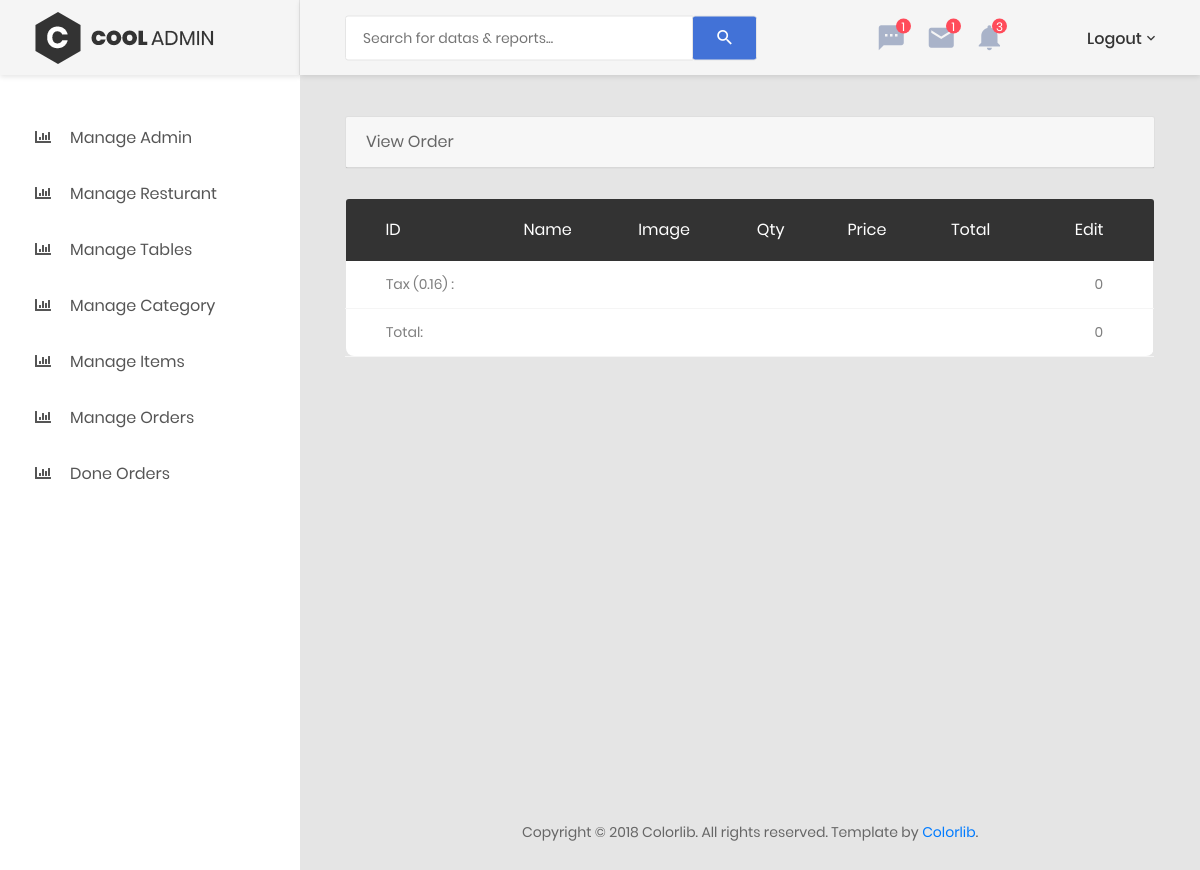
Before: /admin/view_order.php?order_id=10 (signed in) with the older database file.
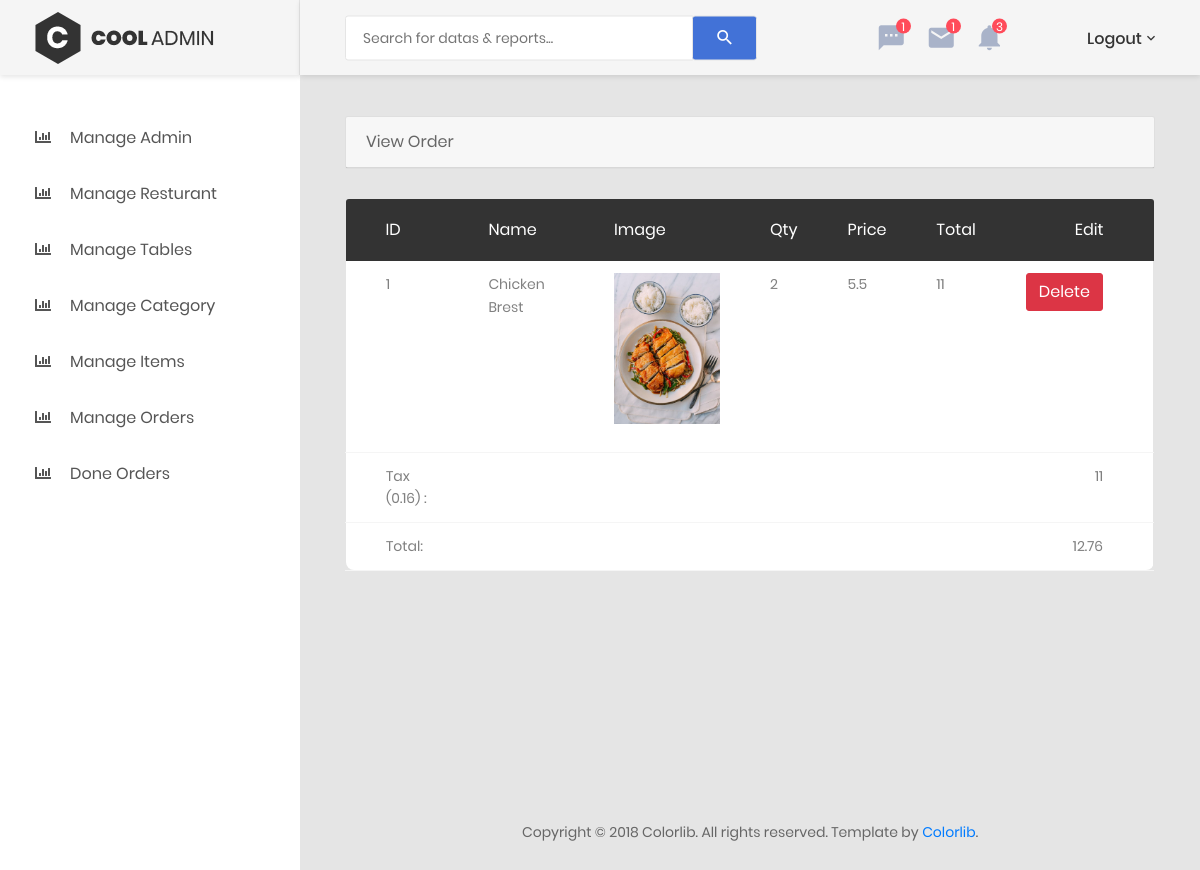
After: the same page with the newer database file.
### tables this page shows
CREATE TABLE `order_details` (
  `order_details_id` int(3) NOT NULL,
  `order_id` int(3) NOT NULL,
  `item_id` int(3) NOT NULL,
  `qty` int(3) NOT NULL,
  `total` varchar(50) NOT NULL DEFAULT '0'
);

CREATE TABLE `items` (
  `item_id` int(3) NOT NULL,
  `item_name` varchar(50) NOT NULL,
  `item_price` varchar(50) NOT NULL,
  `item_desc` varchar(50) NOT NULL,
  `item_image` varchar(50) NOT NULL,
  `cat_id` int(3) NOT NULL,
  `rest_id` int(3) NOT NULL
);

### admin/view_order.php (the view)
<?php
include('includes/connection.php');
?>
<?php include('includes/admin_header.php'); ?>
<div class="main-content">
    <div class="section__content section__content--p30">
        <div class="container-fluid">
            <div class="row">
                <div class="col-lg-12">
                    <div class="card">
                        <div class="card-header">View Order
                        </div>
                    </div>
                </div>
            </div>
        </div>
        <div class="col-md-12">
            <div class="table-responsive m-b-40">
                <table class="table table-borderless table-data3">
                    <thead>
                        <tr>
                            <th>ID</th>
                            <th>Name</th>
                            <th>Image</th>
                            <th>Qty</th>
                            <th>Price</th>
                            <th>Total</th>
                            <th>Edit</th>
                        </tr>
                    </thead>
                    <tbody>
                      <?php
                      $query = "select * from order_details
                                INNER JOIN items ON
                                order_details.item_id = items.item_id
                                where order_id = {$_GET['order_id']}";
                      $x = 1;
                      $sub_total = 0;
                      $result = mysqli_query($conn,$query);
                      while($row = mysqli_fetch_assoc($result)){
                        echo "<tr>";
                        echo "<td>{$x}</td>";
                        echo "<td>{$row['item_name']}</td>";
                        echo "<td><figure><img src='images/item/{$row['item_image']}' width='160' height='100'/>
                            </figure></td>";
                        echo "<td>{$row['qty']}</td>";
                        echo "<td>{$row['item_price']}</td>";
                        $total = $row['qty'] * $row['item_price'];
                        echo "<td>{$total}</td>";
                        echo "<td><a href='delete_details.php?order_details_id={$row['order_details_id']}&order_id={$_GET['order_id']}' class='btn btn-danger'>Delete</a></td>";
                        echo "</tr>";
                        $x++;
                        $sub_total+= $total;
                    }
                    ?>
                    <tr>
                        <td>Tax (0.16) : </td>
                        <td></td>
                        <td></td>
                        <td></td>
                        <td></td>
                        <td></td>
                        <td>
                            <?php echo $sub_total ?>
                        </td>
                    </tr>
                    <tr>
                        <td>Total: </td>
                        <td></td>
                        <td></td>
                        <td></td>
                        <td></td>
                        <td></td>
                        <td>
                            <?php echo $sub_total + ($sub_total * 0.16); ?>
                        </td>
                    </tr>
                </tbody>
            </table>
        </div>
    </div>
</div>
</div>
<?php include('includes/admin_footer.php'); ?>

Changed rows visible on the page:
added order_details: item.item_name "Chicken Brest", item.item_image (picture), qty "2", item.item_price "5.5", qty.item_price "11"
Other visible differences:
$sub_total: "0" → "11"
$sub_total + ($sub_total * 0.16): "0" → "12.76"
